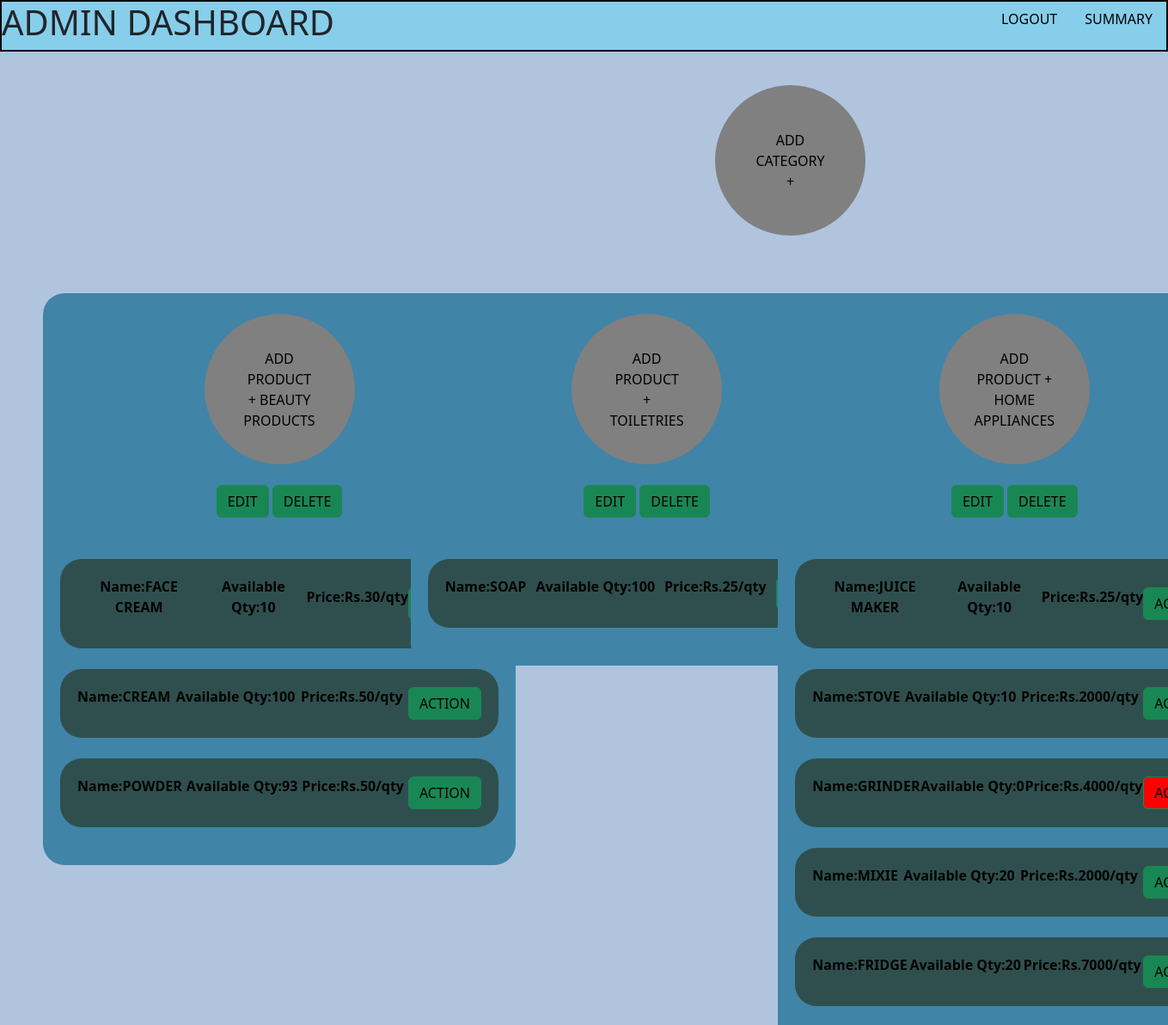
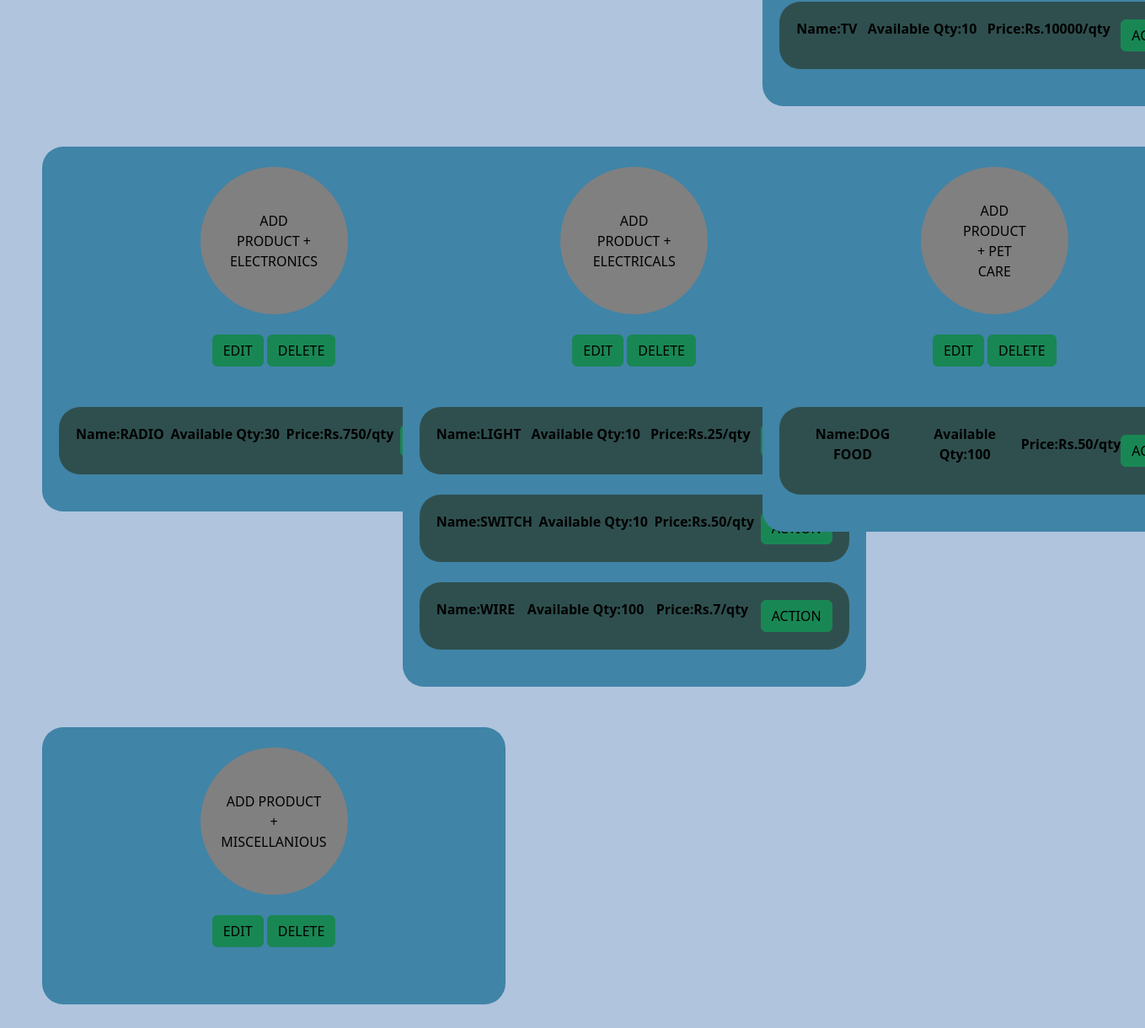
The page /admin/home (signed in) on the database its author committed (2 pictures, top to bottom).
### models_grocery_login.py (models this page shows)
class Category(db.Model):
    category_id=db.Column(db.Integer(),autoincrement=True, primary_key=True)
    category_name=db.Column(db.String(),unique=True,nullable=False)
    prod=db.relationship('Product',backref="item")

class Product(db.Model):
    product_id=db.Column(db.Integer(),autoincrement=True, primary_key=True)
    product_name=db.Column(db.String(),nullable=False,unique=True)
    product_quantity=db.Column(db.Integer(),nullable=False)
    product_rate=db.Column(db.Integer(),nullable=False)
    product_manufacture=db.Column(db.String(),nullable=False)
    product_expirydate=db.Column(db.Date(),nullable=False)
    product_category=db.Column(db.Integer(),db.ForeignKey('category.category_id'),nullable=False)
    product_order=db.relationship('Order',backref="ord")

### grocery_app_login_api.py (the view)
@app.route("/admin/home", methods=["GET", "POST"])
@login_required
def admin_home():
    if request.method=='GET' and current_user.role=='admin':
        cat=Category.query.all()
        prod=Product.query.order_by(desc(Product.product_id)).all()
        if cat!=[]:
            return render_template('category_present.html',cat=cat,prod=prod)
        else:
            return render_template('category_home.html')

### grocery_app_login_api.py (called while the page is built)
@login_manager.user_loader
def load_user(user_id):
    return Users.query.get(user_id)

### templates/category_present.html (shortened to what this page needs)
<!DOCTYPE html>
<html lang="en">
<head>
  <link href="https://cdn.jsdelivr.net/npm/bootstrap@5.3.0-alpha1/dist/css/bootstrap.min.css" rel="stylesheet">
</head>
<body style="background-color: lightsteelblue;">
  <div style='border:2px solid black;background-color:skyblue;' class="d-flex justify-content-between">
    <div style="justify-content:flex-start">
      <h1 style="display:inline-block">ADMIN DASHBOARD</h1>
    </div>
    <ul class="nav justify-content-end">
      <li class="nav-item">
        <a class="nav-link" href="/logout">LOGOUT</a>
      </li>
      <li class="nav-item">
        <a class="nav-link" href="/admin/summary">SUMMARY</a>
      </li>
    </ul>
  </div>
  <div>
    <a href="/admin/category" style='display: inline-block;position:relative;left:830px;top:35px;text-decoration: none;'>
    <button class="button" style="display: flex; justify-content: center; align-items: center;color:black">ADD CATEGORY + </button>
    </a>
  </div>
  <br>
  <br>
  <div class="container-text-center" style="margin:50px">
    <div class="row row-cols-3">
      {% for c in cat %}
      <div class="col">
        <div id="rcorners1">
          <div>
            <div class="button-container">
              <a href='/admin/product/{{ c.category_id }}' style="text-decoration:none"><button class="button" style="display: flex; justify-content: center; align-items: center;color:black;">ADD PRODUCT + {{ c.category_name|upper }}</button></a>
                <div class="button-group">
                  <a href='/admin/category/edit/{{ c.category_id }}'><button type="button" class="btn btn-success" style="color:black">EDIT</button></a>
                  <a href='/admin/category/delete/confirm/{{ c.category_id }}' style="text-decoration:none ;"><button type="button" class="btn btn-success" style="color:black">DELETE</button></a>
                </div>
            </div>
            <br>
            <br>
            {% for i in prod %}
            {% if i.product_category == c.category_id %}
            <div id="rcorners2">
              <p style="color:black;font-weight: bold;">Name:{{ i.product_name|upper }}</p>
              <p style="color:black;font-weight: bold">Available Qty:{{ i.product_quantity}}</p>
              <p style="color:black;font-weight: bold">Price:Rs.{{ i.product_rate}}/qty</p>
              {% if i.product_quantity > 0 %}
              <a href='/admin/product/edit/{{ i.product_id }}'style="text-decoration:none"><button type="button" class="btn btn-success" style="color:black;display:flex;justify-content:flex-end;align-items:center">ACTION</button></a>
              {% else %}
              <a href='/admin/product/edit/{{ i.product_id }}'style="text-decoration:none"><button type="button" class="btn btn-success" style="color:black;--bs-btn-bg: red;
                --bs-btn-hover-bg: darkred;display:flex;justify-content:flex-end;align-items:center">ACTION</button></a>
              {% endif %}
            </div>
            <br>
            {% endif %}
            {% endfor %}
          </div>
        </div>
        <br>
        <br>
      </div>
      {% endfor %}
  </div>
</body>
</html>

### templates/category_present.html (style rules this page uses)
.button { background-color:grey; border: none; color: white; padding: 70px; text-align: center; text-decoration: none; display: inline-block; font-size: 16px; margin: 4px 2px; height: 175px; width:175px; border-radius: 100% }
#rcorners1 { border-radius: 25px; background: rgb(64, 132, 167); padding: 20px; width: 550px; height: auto; }
#rcorners2 { display: flex; border-radius: 25px; background: darkslategray; padding: 20px; width: auto; height: auto; text-overflow: ellipsis; justify-content: space-between; align-items: center; height: auto; text-align: center; }
.button-container { display: flex; flex-direction: column; align-items: center; }
.button-group { margin-top: 20px; }
.nav-link { color:black }

### rows shown on the page
Category: category_name "BEAUTY PRODUCTS"
Product: product_name "FACE CREAM", product_quantity "10", product_rate "30"
Product: product_name "CREAM", product_quantity "100", product_rate "50"
Product: product_name "POWDER", product_quantity "93", product_rate "50"
Category: category_name "TOILETRIES"
Product: product_name "SOAP", product_quantity "100", product_rate "25"
Category: category_name "HOME APPLIANCES"
Product: product_name "JUICE MAKER", product_quantity "10", product_rate "25"
Product: product_name "STOVE", product_quantity "10", product_rate "2000"
Product: product_name "GRINDER", product_quantity "0", product_rate "4000"
Product: product_name "MIXIE", product_quantity "20", product_rate "2000"
Product: product_name "FRIDGE", product_quantity "20", product_rate "7000"
Product: product_name "TV", product_quantity "10", product_rate "10000"
Category: category_name "ELECTRONICS"
Product: product_name "RADIO", product_quantity "30", product_rate "750"
Category: category_name "ELECTRICALS"
Product: product_name "LIGHT", product_quantity "10", product_rate "25"
Product: product_name "SWITCH", product_quantity "10", product_rate "50"
Product: product_name "WIRE", product_quantity "100", product_rate "7"
Category: category_name "PET CARE"
Product: product_name "DOG FOOD", product_quantity "100", product_rate "50"
Category: category_name "MISCELLANIOUS"
